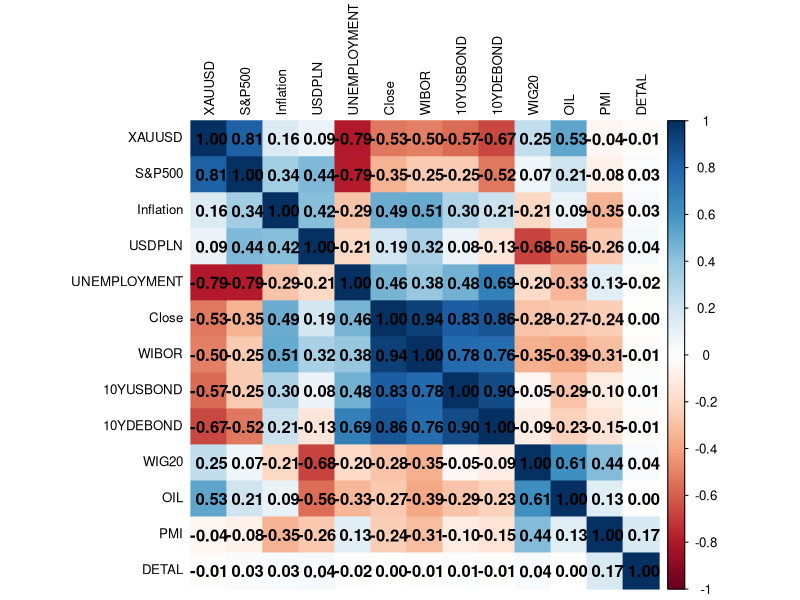

Write R code to recreate this figure.

library(corrplot)
library(readxl)
data2 <- read_excel("data2.xlsx")


data_numeric <- data2[, c("Close", "Inflation", "10YUSBOND", "XAUUSD", 
                          "USDPLN", "WIBOR", "10YDEBOND", 
                          "WIG20", "S&P500", "UNEMPLOYMENT", "PMI", "DETAL","OIL")]


data_numeric <- data_numeric[sapply(data_numeric, is.numeric)]

cor_matrix <- cor(data_numeric, use = "pairwise.complete.obs", method = "pearson")


corrplot(cor_matrix, method = "color",
         order = "hclust",
         addCoef.col = "black", 
         tl.col = "black", tl.cex = 0.8)